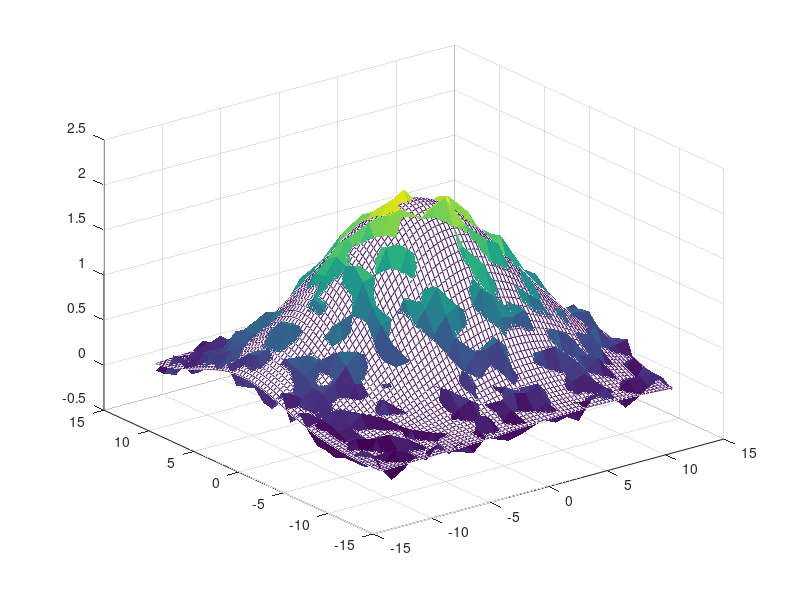

Write MATLAB code to recreate this figure. (Note: this script raises an error after producing the figure.)
%%%%%%%%%%%%%%%%%%%%%%%%%%%%%%%%%%%%%%%%%%%%%%%%%%%%%%%%%%%%%%%%%%%%%%%%%%%
%
%                   Fit a 2D Gaussian Function to Data
%
%  Created by G. Nootz, May 2012. and modif by: Manuel A. Diaz, Jan 2016.
%
%%%%%%%%%%%%%%%%%%%%%%%%%%%%%%%%%%%%%%%%%%%%%%%%%%%%%%%%%%%%%%%%%%%%%%%%%%%
% PURPOSE:
%   Fit a 2D gaussian centroid to simulated data.
%
% INPUT:
%   Data: two-dimensional array of size nxn.
%   x0 = [Amp,x0,wx,y0,wy,theta]: Inital guess parameters.
%   x = [Amp,x0,wx,y0,wy,theta]: simulated gaussian parameters.
%   noise: noise in % of centroid peak value, A(1).
%
% OUTPUT:
%   Gaussian function parameters.
%
% NOTE:
%   1.This routine uses Matlab's 'lsqcurvefit' function to fit.
%   2.The initial values in x0 must be close to x in order for the fit
%   to converge to the values of x (especially if noise is added).
%
% MODIFS
%   -Code is re-formulated into a single and simpler implementation.
%
%%%%%%%%%%%%%%%%%%%%%%%%%%%%%%%%%%%%%%%%%%%%%%%%%%%%%%%%%%%%%%%%%%%%%%%%%%%
clear all; % memory
close all; % windows

%% ---Fitting Functions---
%
% Coeficients A convention:
%	A = [Amplitude, x0, x-Width, y0, y-Width, Angle(in Radians)]
%
% X-data convention:
%	X is of size(n,n,2) where
%	X(:,:,1) : x-coordinates,
%	X(:,:,2) : y-coordinates.
%
% In this numerical test we use two-dimensional fitting functions:

% 1. 2D Gaussian function ( A requires 5 coefs ).
g = @(A,X) A(1)*exp( -((X(:,:,1)-A(2)).^2/(2*A(3)^2) + (X(:,:,2)-A(4)).^2/(2*A(5)^2)) );

% 2. 2D Rotated Gaussian function ( A requires 6 coefs ).
f = @(A,X) A(1)*exp( -(...
    ( X(:,:,1)*cos(A(6))-X(:,:,2)*sin(A(6)) - A(2)*cos(A(6))+A(4)*sin(A(6)) ).^2/(2*A(3)^2) + ...
    ( X(:,:,1)*sin(A(6))+X(:,:,2)*cos(A(6)) - A(2)*sin(A(6))-A(4)*cos(A(6)) ).^2/(2*A(5)^2) ) );

%% ---Parameters---
n = 25; m = 25;         % n x m pixels area/data matrix
A0 = [1,0,50,0,50,0];   % Inital (guess) parameters
InterpMethod='nearest'; % 'nearest','linear','spline','cubic'
FitOrientation='fit';	% 'fit': fit for orientation, 'dont' fit for orientation

%% ---Build numerical Grids---
% Numerical Grid
[x,y]=meshgrid(-n/2:n/2,-m/2:m/2);
X=zeros(m+1,n+1,2);
X(:,:,1)=x;
X(:,:,2)=y;

% X=ones(m+1,n+1,2);
% High Resolution Grid
h=3;
[xh,yh]=meshgrid(-n/2:1/h:n/2,-m/2:1/h:m/2);
Xh=zeros(h*m+1,h*n+1,2);
Xh(:,:,1)=xh;
Xh(:,:,2)=yh;

%% ---Build Sample to be fitted---
% Sample Parameters:
% A_s = [2, 2.2, 7, 3.4, 4.5, pi/25]; % The original example
A_s = [2, 0, 7, 0, 4.5, pi/8]; % The original example
% A_s = [0, 0, 0, 0, 0, 0];

% Build Sample data,
S = f(A_s,X);
% keyboard
% disp(X);
% disp(S);

% Generate Noise in sample data:
noise=(15/100)*A_s(1); S=S+noise*(rand(size(x))-0.5);

%% ---Fit---
% Define lower and upper bounds [Amp,xo,wx,yo,wy,fi]
lb = [0,-n/2,0,-n/2,0,0];
ub = [realmax('double'),n/2,(n/2)^2,n/2,(n/2)^2,pi/4];

% Fit sample data
switch FitOrientation
    case 'dont', [A,resnorm,res,flag,output] = lsqcurvefit(g,A0(1:5),X,S,lb(1:5),ub(1:5));
    case 'fit',  [A,resnorm,res,flag,output] = lsqcurvefit(f,A0,X,S,lb,ub);
    otherwise, error('invalid entry');
end
disp(output); % display summary of LSQ algorithm
% keyboard

%% ---Plot Data---
% Plot 3D Data and Fitted curve
hf1=figure(1); set(hf1,'Position',[1000 600 800 500]);
switch FitOrientation
    case 'dont', C=del2(g(A,Xh)); mesh(xh,yh,g(A,Xh),C); hold on
    case 'fit',  C=del2(f(A,Xh)); mesh(xh,yh,f(A,Xh),C); hold on
end
surface(x,y,S,'EdgeColor','none'); alpha(0.5);
colormap('pink'); view(-60,20); grid on; hold off
keyboard

% Plot Sample Pixels data
hf2=figure(2); set(hf2,'Position',[20 20 800 800]);
subplot(4,4,[5,6,7,9,10,11,13,14,15]); imagesc(x(1,:),y(:,1),S);
colormap('hot');

% Output and compare data and fitted function coefs
text(-n/2-5,m/2+5.0,sprintf('\t Amplitude \t X-Coord \t X-Width \t Y-Coord \t Y-Width \t Angle'),'Color','black');
text(-n/2-5,m/2+6.2,sprintf('Set \t %1.3f \t %1.3f \t %1.3f \t %1.3f \t %1.3f \t %1.3f',A_s),'Color','blue');
text(-n/2-5,m/2+7.4,sprintf('Fit \t %1.3f \t %1.3f \t %1.3f \t %1.3f \t %1.3f \t %1.3f',A),'Color','red');

% Plot vertical and horizontal axis
vx_h=x(1,:); vy_v=y(:,1);
switch FitOrientation
    case 'fit', M=-tan(A(6));
        % generate points along _horizontal & _vertical axis
        vy_h=M*(vx_h-A(2))+A(4); hPoints = interp2(x,y,S,vx_h,vy_h,InterpMethod);
        vx_v=M*(A(4)-vy_v)+A(2); vPoints = interp2(x,y,S,vx_v,vy_v,InterpMethod);
    case 'dont', A(6)=0;
        % generate points along _horizontal & _vertical axis
        vy_h=A(4)*ones(size(vx_h)); hPoints = interp2(x,y,S,vx_h,vy_h,InterpMethod);
        vx_v=A(2)*ones(size(vy_v)); vPoints = interp2(x,y,S,vx_v,vy_v,InterpMethod);
end

% plot lines
hold on; plot(A(2),A(4),'+b',vx_h,vy_h,'.r',vx_v,vy_v,'.g'); hold off;

% Plot cross sections
dmin=1.1*min(S(:)); xfit=xh(1,:); hfit=A(1)*exp(-(xfit-A(2)).^2/(2*A(3)^2));
dmax=1.1*max(S(:)); yfit=yh(:,1); vfit=A(1)*exp(-(yfit-A(4)).^2/(2*A(5)^2));
subplot(4,4,[1,2,3]); xposh = (vx_h-A(2))/cos(A(6))+A(2);
plot(xposh,hPoints,'r.',xfit,hfit,'black'); grid on; axis([-n/2,n/2,dmin,dmax]);
subplot(4,4,[8,12,16]); xposv = (vy_v-A(4))/cos(A(6))+A(4);
plot(vPoints,xposv,'g.',vfit,yfit,'black'); grid on; axis([dmin,dmax,-m/2,m/2]);
set(gca,'YDir','reverse');
